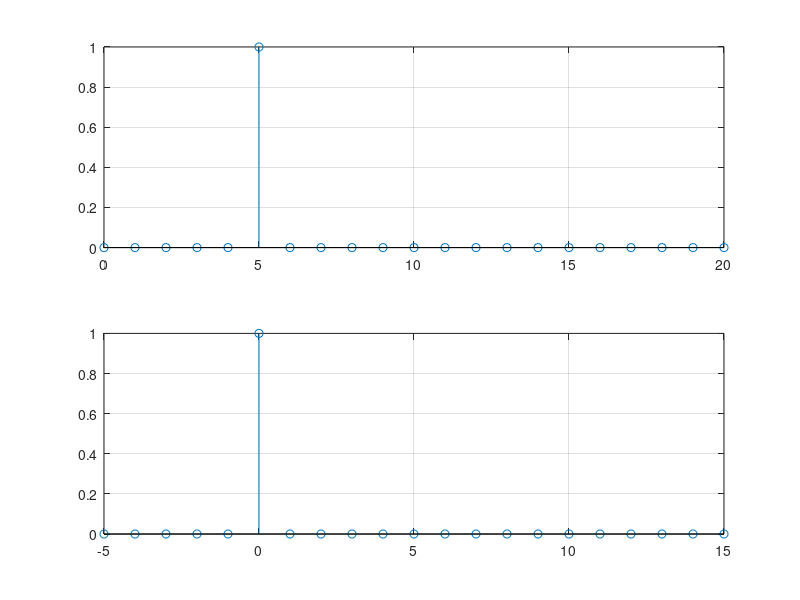
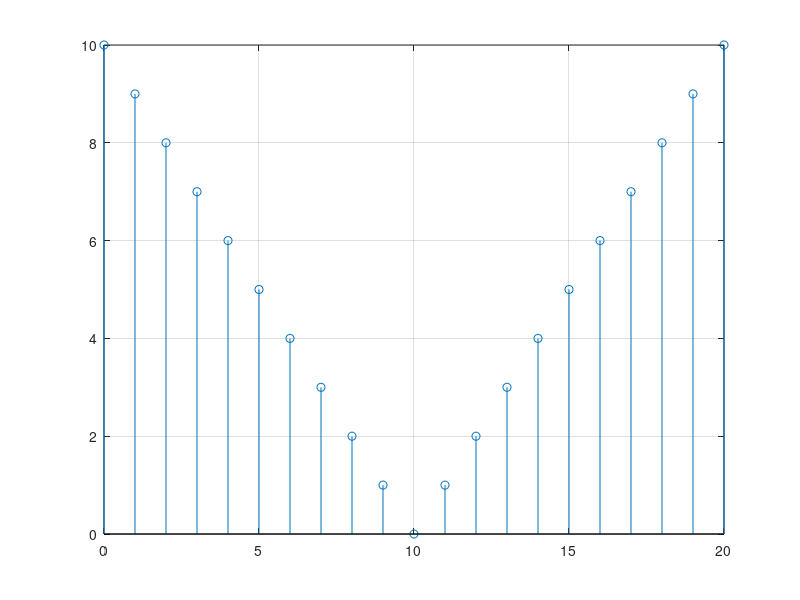
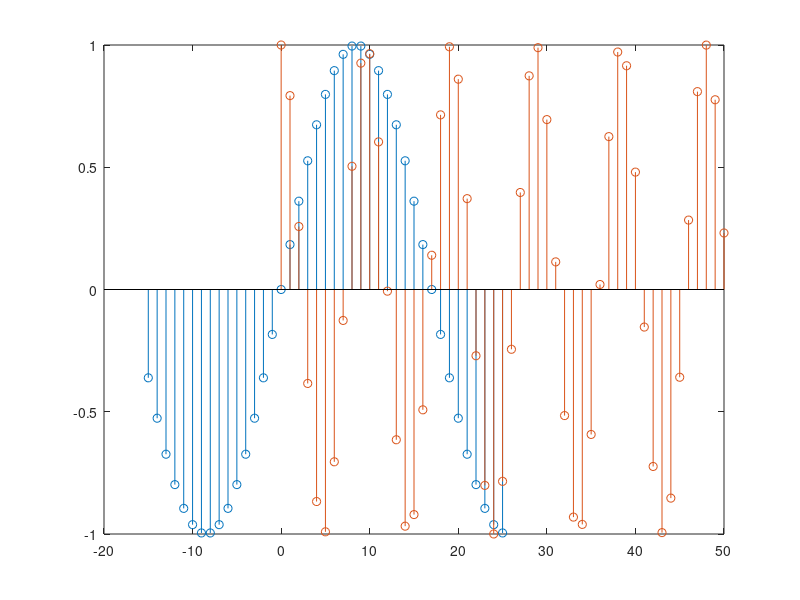
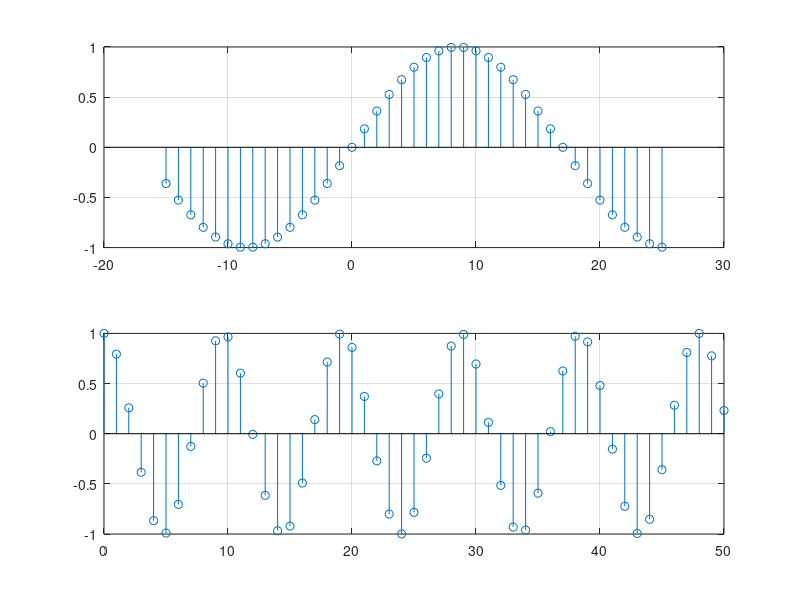

These charts were generated, in order, by the following MATLAB code:
z = zeros(1,21); %fac o matrice de zerouri de aceleasi dimensiuni ca z
z(6)=1; % punem valoarea 1 ca sa obtinem z-ul cerut
n=0:20;
m=-5:15;
figure(1)
%cu ajutorul functiei obtinem doua grafice in aceasi figura
subplot(2,1,1),stem(n,z),grid 
subplot(2,1,2),stem(m,z),grid 
%b)
t=abs(10-n); %Functia abs este modulul
figure(2)
stem(n,t), grid
%c) 
n1= -15:25; % definim un n1 pentru ca o sa avem nevoie cand facem graficele
x1=sin(pi*n1/17);
n2= 0:50
x2=cos(pi*n2/sqrt(23));
figure(3) % afisarea pe acelasi grafic
stem(n1,x1),grid 
hold on % este necesar ca sa punem doua semnale pe acelasi grafic
stem(n2,x2), grid
figure (4) % afisarea in aceasi fereastra in timp discret
subplot(2,1,1),stem(n1,x1),grid
subplot(2,1,2),stem(n2,x2),grid 

figure(5) % afisarea pe acelasi grafic
plot(n1,x1),grid 
hold on 
plot(n2,x2), grid
figure (6) % afisarea in aceasi fereastra
subplot(2,1,1),plot(n1,x1),grid
subplot(2,1,2),plot(n2,x2),grid 